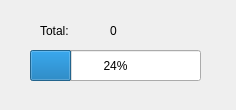
<?xml version="1.0" encoding="UTF-8"?>
<ui version="4.0">
 <class>SyncDialog</class>
 <widget class="QDialog" name="SyncDialog">
  <property name="windowModality">
   <enum>Qt::ApplicationModal</enum>
  </property>
  <property name="geometry">
   <rect>
    <x>0</x>
    <y>0</y>
    <width>236</width>
    <height>110</height>
   </rect>
  </property>
  <property name="windowTitle">
   <string>초기동기화</string>
  </property>
  <widget class="QProgressBar" name="progressBar">
   <property name="geometry">
    <rect>
     <x>30</x>
     <y>50</y>
     <width>171</width>
     <height>31</height>
    </rect>
   </property>
   <property name="value">
    <number>24</number>
   </property>
  </widget>
  <widget class="QLabel" name="label">
   <property name="geometry">
    <rect>
     <x>40</x>
     <y>20</y>
     <width>61</width>
     <height>21</height>
    </rect>
   </property>
   <property name="text">
    <string>Total:</string>
   </property>
  </widget>
  <widget class="QLabel" name="labelCount">
   <property name="geometry">
    <rect>
     <x>110</x>
     <y>20</y>
     <width>66</width>
     <height>21</height>
    </rect>
   </property>
   <property name="text">
    <string>0</string>
   </property>
  </widget>
 </widget>
 <resources/>
 <connections/>
</ui>
